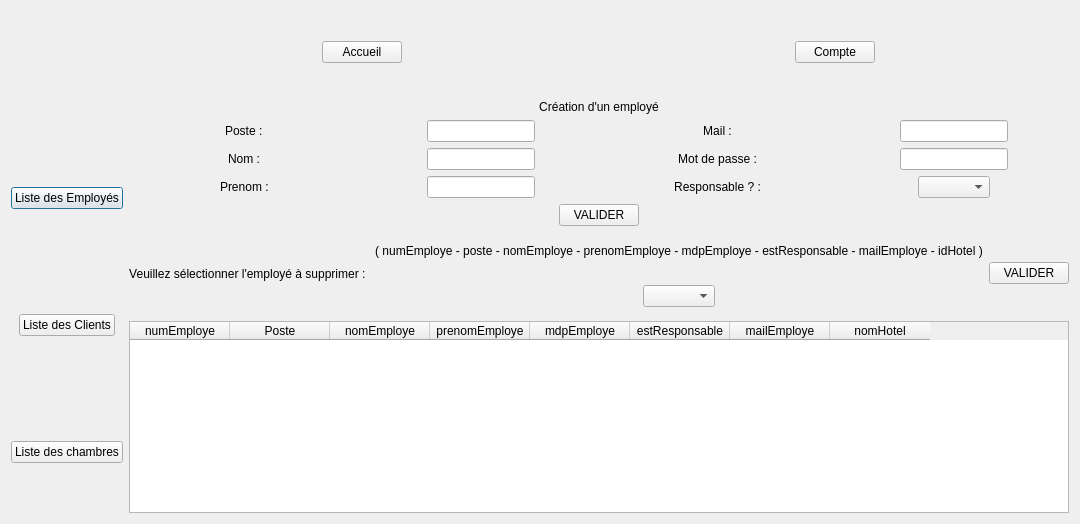
<?xml version="1.0" encoding="UTF-8"?>
<ui version="4.0">
 <class>listeEmployesDialog</class>
 <widget class="QDialog" name="listeEmployesDialog">
  <property name="geometry">
   <rect>
    <x>0</x>
    <y>0</y>
    <width>832</width>
    <height>524</height>
   </rect>
  </property>
  <property name="windowTitle">
   <string>Dialog</string>
  </property>
  <layout class="QGridLayout" name="gridLayout_2">
   <item row="0" column="0">
    <layout class="QGridLayout" name="gridLayout">
     <item row="0" column="0">
      <layout class="QHBoxLayout" name="horizontalLayout_3">
       <item>
        <layout class="QGridLayout" name="gridLayout_6">
         <item row="2" column="0" alignment="Qt::AlignHCenter|Qt::AlignVCenter">
          <widget class="QPushButton" name="pushButtonListeEmployes">
           <property name="text">
            <string>Liste des Employés</string>
           </property>
          </widget>
         </item>
         <item row="1" column="0" alignment="Qt::AlignHCenter|Qt::AlignVCenter">
          <widget class="QLabel" name="logo">
           <property name="text">
            <string/>
           </property>
           <property name="pixmap">
            <pixmap>logoProjet_petit_petit.png</pixmap>
           </property>
           <property name="alignment">
            <set>Qt::AlignCenter</set>
           </property>
          </widget>
         </item>
         <item row="4" column="0" alignment="Qt::AlignHCenter|Qt::AlignVCenter">
          <widget class="QPushButton" name="pushButton_ListeClients">
           <property name="autoFillBackground">
            <bool>false</bool>
           </property>
           <property name="text">
            <string>Liste des Clients</string>
           </property>
          </widget>
         </item>
         <item row="7" column="0" alignment="Qt::AlignHCenter|Qt::AlignVCenter">
          <widget class="QPushButton" name="pushButton_AfficherChambres">
           <property name="text">
            <string>Liste des chambres</string>
           </property>
          </widget>
         </item>
        </layout>
       </item>
      </layout>
     </item>
     <item row="0" column="1">
      <layout class="QVBoxLayout" name="verticalLayout_2">
       <item>
        <layout class="QHBoxLayout" name="horizontalLayout">
         <item alignment="Qt::AlignHCenter|Qt::AlignVCenter">
          <widget class="QPushButton" name="accueil">
           <property name="text">
            <string>Accueil</string>
           </property>
          </widget>
         </item>
         <item alignment="Qt::AlignHCenter|Qt::AlignVCenter">
          <widget class="QPushButton" name="account">
           <property name="text">
            <string>Compte</string>
           </property>
          </widget>
         </item>
        </layout>
       </item>
       <item>
        <layout class="QVBoxLayout" name="verticalLayout">
         <item alignment="Qt::AlignHCenter|Qt::AlignVCenter">
          <widget class="QLabel" name="label_2">
           <property name="sizePolicy">
            <sizepolicy hsizetype="Preferred" vsizetype="Maximum">
             <horstretch>0</horstretch>
             <verstretch>0</verstretch>
            </sizepolicy>
           </property>
           <property name="text">
            <string>Création d'un employé</string>
           </property>
           <property name="alignment">
            <set>Qt::AlignCenter</set>
           </property>
          </widget>
         </item>
         <item>
          <layout class="QHBoxLayout" name="horizontalLayout_4">
           <item>
            <layout class="QHBoxLayout" name="horizontalLayout_5">
             <item>
              <layout class="QVBoxLayout" name="verticalLayout_3">
               <item alignment="Qt::AlignHCenter|Qt::AlignVCenter">
                <widget class="QLabel" name="label_3">
                 <property name="text">
                  <string>Poste :</string>
                 </property>
                </widget>
               </item>
               <item alignment="Qt::AlignHCenter|Qt::AlignVCenter">
                <widget class="QLabel" name="label_4">
                 <property name="text">
                  <string>Nom :</string>
                 </property>
                </widget>
               </item>
               <item alignment="Qt::AlignHCenter|Qt::AlignVCenter">
                <widget class="QLabel" name="label_5">
                 <property name="text">
                  <string>Prenom :</string>
                 </property>
                </widget>
               </item>
              </layout>
             </item>
             <item>
              <layout class="QVBoxLayout" name="verticalLayout_6">
               <item alignment="Qt::AlignHCenter|Qt::AlignVCenter">
                <widget class="QLineEdit" name="lineEdit_CPoste">
                 <property name="sizePolicy">
                  <sizepolicy hsizetype="Maximum" vsizetype="Fixed">
                   <horstretch>0</horstretch>
                   <verstretch>0</verstretch>
                  </sizepolicy>
                 </property>
                </widget>
               </item>
               <item alignment="Qt::AlignHCenter|Qt::AlignVCenter">
                <widget class="QLineEdit" name="lineEdit_CNom">
                 <property name="sizePolicy">
                  <sizepolicy hsizetype="Maximum" vsizetype="Fixed">
                   <horstretch>0</horstretch>
                   <verstretch>0</verstretch>
                  </sizepolicy>
                 </property>
                </widget>
               </item>
               <item alignment="Qt::AlignHCenter|Qt::AlignVCenter">
                <widget class="QLineEdit" name="lineEdit_CPrenom">
                 <property name="sizePolicy">
                  <sizepolicy hsizetype="Maximum" vsizetype="Fixed">
                   <horstretch>0</horstretch>
                   <verstretch>0</verstretch>
                  </sizepolicy>
                 </property>
                </widget>
               </item>
              </layout>
             </item>
            </layout>
           </item>
           <item>
            <layout class="QHBoxLayout" name="horizontalLayout_7">
             <item>
              <layout class="QVBoxLayout" name="verticalLayout_4">
               <item>
                <widget class="QLabel" name="label_6">
                 <property name="text">
                  <string>Mail :</string>
                 </property>
                 <property name="alignment">
                  <set>Qt::AlignCenter</set>
                 </property>
                </widget>
               </item>
               <item>
                <widget class="QLabel" name="label_7">
                 <property name="text">
                  <string>Mot de passe :</string>
                 </property>
                 <property name="alignment">
                  <set>Qt::AlignCenter</set>
                 </property>
                </widget>
               </item>
               <item>
                <widget class="QLabel" name="label_8">
                 <property name="text">
                  <string>Responsable ? :</string>
                 </property>
                 <property name="alignment">
                  <set>Qt::AlignCenter</set>
                 </property>
                </widget>
               </item>
              </layout>
             </item>
             <item>
              <layout class="QVBoxLayout" name="verticalLayout_7">
               <item alignment="Qt::AlignHCenter">
                <widget class="QLineEdit" name="lineEdit_CMail">
                 <property name="sizePolicy">
                  <sizepolicy hsizetype="Maximum" vsizetype="Fixed">
                   <horstretch>0</horstretch>
                   <verstretch>0</verstretch>
                  </sizepolicy>
                 </property>
                </widget>
               </item>
               <item alignment="Qt::AlignHCenter">
                <widget class="QLineEdit" name="lineEdit_CMdp">
                 <property name="sizePolicy">
                  <sizepolicy hsizetype="Maximum" vsizetype="Fixed">
                   <horstretch>0</horstretch>
                   <verstretch>0</verstretch>
                  </sizepolicy>
                 </property>
                </widget>
               </item>
               <item alignment="Qt::AlignHCenter|Qt::AlignVCenter">
                <widget class="QComboBox" name="comboBox_CResp">
                 <property name="sizePolicy">
                  <sizepolicy hsizetype="Maximum" vsizetype="Fixed">
                   <horstretch>0</horstretch>
                   <verstretch>0</verstretch>
                  </sizepolicy>
                 </property>
                </widget>
               </item>
              </layout>
             </item>
            </layout>
           </item>
          </layout>
         </item>
         <item alignment="Qt::AlignHCenter|Qt::AlignVCenter">
          <widget class="QPushButton" name="pushButton_ValiderAjoutEmp">
           <property name="sizePolicy">
            <sizepolicy hsizetype="Maximum" vsizetype="Maximum">
             <horstretch>0</horstretch>
             <verstretch>0</verstretch>
            </sizepolicy>
           </property>
           <property name="text">
            <string>VALIDER</string>
           </property>
          </widget>
         </item>
        </layout>
       </item>
       <item>
        <layout class="QHBoxLayout" name="horizontalLayout_18">
         <item>
          <widget class="QLabel" name="label">
           <property name="sizePolicy">
            <sizepolicy hsizetype="Maximum" vsizetype="Preferred">
             <horstretch>0</horstretch>
             <verstretch>0</verstretch>
            </sizepolicy>
           </property>
           <property name="text">
            <string>Veuillez sélectionner l'employé à supprimer : </string>
           </property>
           <property name="alignment">
            <set>Qt::AlignCenter</set>
           </property>
          </widget>
         </item>
         <item>
          <layout class="QVBoxLayout" name="verticalLayout_5">
           <item alignment="Qt::AlignHCenter|Qt::AlignVCenter">
            <widget class="QLabel" name="label_9">
             <property name="sizePolicy">
              <sizepolicy hsizetype="Minimum" vsizetype="Maximum">
               <horstretch>0</horstretch>
               <verstretch>0</verstretch>
              </sizepolicy>
             </property>
             <property name="text">
              <string>( numEmploye - poste - nomEmploye - prenomEmploye - mdpEmploye - estResponsable - mailEmploye - idHotel )</string>
             </property>
             <property name="alignment">
              <set>Qt::AlignCenter</set>
             </property>
            </widget>
           </item>
           <item alignment="Qt::AlignHCenter|Qt::AlignVCenter">
            <widget class="QComboBox" name="comboBoxSuppEmp">
             <property name="sizePolicy">
              <sizepolicy hsizetype="Preferred" vsizetype="Maximum">
               <horstretch>0</horstretch>
               <verstretch>0</verstretch>
              </sizepolicy>
             </property>
            </widget>
           </item>
          </layout>
         </item>
         <item alignment="Qt::AlignHCenter|Qt::AlignVCenter">
          <widget class="QPushButton" name="pushButton_ValiderSuppEmp">
           <property name="sizePolicy">
            <sizepolicy hsizetype="Maximum" vsizetype="Maximum">
             <horstretch>0</horstretch>
             <verstretch>0</verstretch>
            </sizepolicy>
           </property>
           <property name="text">
            <string>VALIDER</string>
           </property>
          </widget>
         </item>
        </layout>
       </item>
       <item>
        <layout class="QHBoxLayout" name="horizontalLayout_19">
         <item>
          <widget class="QTableWidget" name="tableWidget_ListeEmploye">
           <property name="sizePolicy">
            <sizepolicy hsizetype="Minimum" vsizetype="Maximum">
             <horstretch>0</horstretch>
             <verstretch>0</verstretch>
            </sizepolicy>
           </property>
           <column>
            <property name="text">
             <string>numEmploye</string>
            </property>
           </column>
           <column>
            <property name="text">
             <string>Poste</string>
            </property>
           </column>
           <column>
            <property name="text">
             <string>nomEmploye</string>
            </property>
           </column>
           <column>
            <property name="text">
             <string>prenomEmploye</string>
            </property>
           </column>
           <column>
            <property name="text">
             <string>mdpEmploye</string>
            </property>
           </column>
           <column>
            <property name="text">
             <string>estResponsable</string>
            </property>
           </column>
           <column>
            <property name="text">
             <string>mailEmploye</string>
            </property>
           </column>
           <column>
            <property name="text">
             <string>nomHotel</string>
            </property>
           </column>
          </widget>
         </item>
        </layout>
       </item>
      </layout>
     </item>
    </layout>
   </item>
  </layout>
 </widget>
 <resources/>
 <connections/>
</ui>
